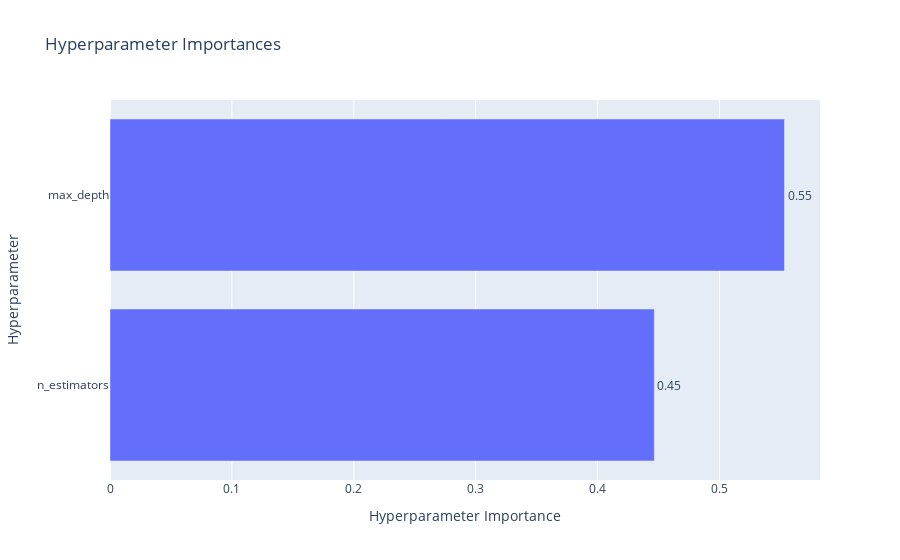

The notebook cell saved with this chart:
### Code cell
# That tell which hyperparameter is more important:
plot_param_importances(study).show()

### Figure 1 — Plotly figure (JSON) as saved in the notebook; plotly's stock layout.template omitted (floating-point values rounded to 4 significant figures)
{"data": [{"cliponaxis": false, "hovertemplate": ["n_estimators (IntDistribution): 0.4465943881949414<extra></extra>", "max_depth (IntDistribution): 0.5534056118050587<extra></extra>"], "name": "Objective Value", "orientation": "h", "text": ["0.45", "0.55"], "textposition": "outside", "type": "bar", "x": [0.4466, 0.5534], "y": ["n_estimators", "max_depth"]}], "layout": {"title": {"text": "Hyperparameter Importances"}, "xaxis": {"title": {"text": "Hyperparameter Importance"}}, "yaxis": {"title": {"text": "Hyperparameter"}}}}
